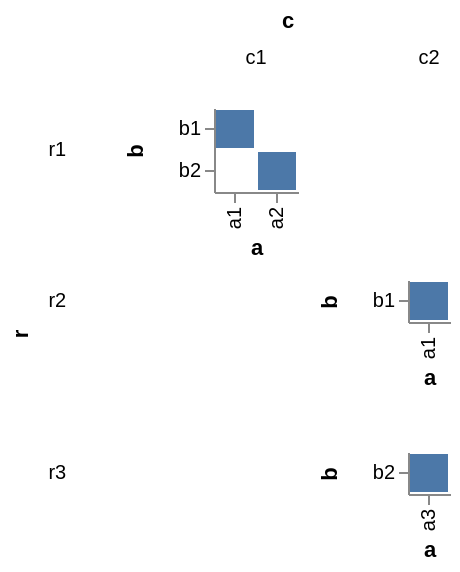

Vega-Lite specification stored for this chart:
### Vega specification from a JSON file in a GitHub repository (floating-point values rounded to 4 significant figures)
{"$schema": "https://vega.github.io/schema/vega/v3.0.json", "autosize": "pad", "padding": 5, "data": [{"name": "source_0", "values": [{"r": "r1", "c": "c1", "a": "a1", "b": "b1"}, {"r": "r1", "c": "c1", "a": "a2", "b": "b2"}, {"r": "r2", "c": "c2", "a": "a1", "b": "b1"}, {"r": "r3", "c": "c2", "a": "a3", "b": "b2"}]}, {"name": "cross_column_domain_row_domain", "source": "source_0", "transform": [{"type": "aggregate", "groupby": ["c", "r"], "fields": ["a", "b"], "ops": ["distinct", "distinct"]}]}, {"name": "column_domain", "source": "cross_column_domain_row_domain", "transform": [{"type": "aggregate", "groupby": ["c"], "fields": ["distinct_a"], "ops": ["max"], "as": ["distinct_a"]}]}, {"name": "row_domain", "source": "cross_column_domain_row_domain", "transform": [{"type": "aggregate", "groupby": ["r"], "fields": ["distinct_b"], "ops": ["max"], "as": ["distinct_b"]}]}], "signals": [{"name": "child_x_step", "value": 21}, {"name": "child_y_step", "value": 21}], "layout": {"padding": {"row": 10, "column": 10}, "offset": 10, "columns": {"signal": "length(data('column_domain'))"}, "bounds": "full", "align": "all"}, "marks": [{"name": "row_title", "role": "row-title", "type": "group", "marks": [{"type": "text", "role": "row-title-text", "encode": {"update": {"align": {"value": "center"}, "text": {"value": "r"}, "fill": {"value": "black"}, "fontWeight": {"value": "bold"}, "angle": {"value": 270}}}}]}, {"name": "column_title", "role": "column-title", "type": "group", "marks": [{"type": "text", "role": "column-title-text", "encode": {"update": {"align": {"value": "center"}, "text": {"value": "c"}, "fill": {"value": "black"}, "fontWeight": {"value": "bold"}}}}]}, {"name": "row_header", "type": "group", "role": "row-header", "from": {"data": "row_domain"}, "sort": {"field": "datum[\"r\"]", "order": "ascending"}, "title": {"text": {"signal": "''+parent[\"r\"]"}, "offset": 10, "orient": "left", "encode": {"update": {"fontWeight": {"value": "normal"}, "angle": {"value": 0}, "fontSize": {"value": 10}, "align": {"value": "right"}, "baseline": {"value": "middle"}}}}, "encode": {"update": {"height": {"signal": "bandspace(datum[\"distinct_b\"], 0.1, 0.05) * child_y_step"}}}}, {"name": "column_header", "type": "group", "role": "column-header", "from": {"data": "column_domain"}, "sort": {"field": "datum[\"c\"]", "order": "ascending"}, "title": {"text": {"signal": "''+parent[\"c\"]"}, "offset": 10, "orient": "top", "encode": {"update": {"fontWeight": {"value": "normal"}, "angle": {"value": 0}, "fontSize": {"value": 10}}}}, "encode": {"update": {"width": {"signal": "bandspace(datum[\"distinct_a\"], 0.1, 0.05) * child_x_step"}}}}, {"name": "cell", "type": "group", "from": {"facet": {"name": "facet", "data": "source_0", "groupby": ["r", "c"], "aggregate": {"cross": true, "fields": ["a", "b"], "ops": ["distinct", "distinct"]}}}, "sort": {"field": ["datum[\"r\"]", "datum[\"c\"]"], "order": ["ascending", "ascending"]}, "encode": {"update": {"width": {"signal": "bandspace(datum[\"distinct_a\"], 0.1, 0.05) * child_x_step"}, "height": {"signal": "bandspace(datum[\"distinct_b\"], 0.1, 0.05) * child_y_step"}}}, "marks": [{"name": "child_marks", "type": "rect", "style": ["rect"], "from": {"data": "facet"}, "encode": {"update": {"x": {"scale": "child_x", "field": "a"}, "width": {"scale": "child_x", "band": true}, "y": {"scale": "child_y", "field": "b"}, "height": {"scale": "child_y", "band": true}, "fill": {"value": "#4c78a8"}}}}], "scales": [{"name": "child_x", "type": "band", "domain": {"data": "facet", "field": "a", "sort": true}, "range": {"step": {"signal": "child_x_step"}}, "round": true, "paddingInner": 0.1, "paddingOuter": 0.05}, {"name": "child_y", "type": "band", "domain": {"data": "facet", "field": "b", "sort": true}, "range": {"step": {"signal": "child_y_step"}}, "round": true, "paddingInner": 0.1, "paddingOuter": 0.05}], "axes": [{"scale": "child_x", "orient": "bottom", "title": "a", "zindex": 1, "encode": {"labels": {"update": {"angle": {"value": 270}, "align": {"value": "right"}, "baseline": {"value": "middle"}}}}}, {"scale": "child_y", "orient": "left", "title": "b", "zindex": 1}]}], "config": {"axis": {"domainColor": "#888", "tickColor": "#888"}, "axisY": {"minExtent": 30}, "style": {"cell": {"fill": "transparent", "stroke": "#ccc"}}}}
